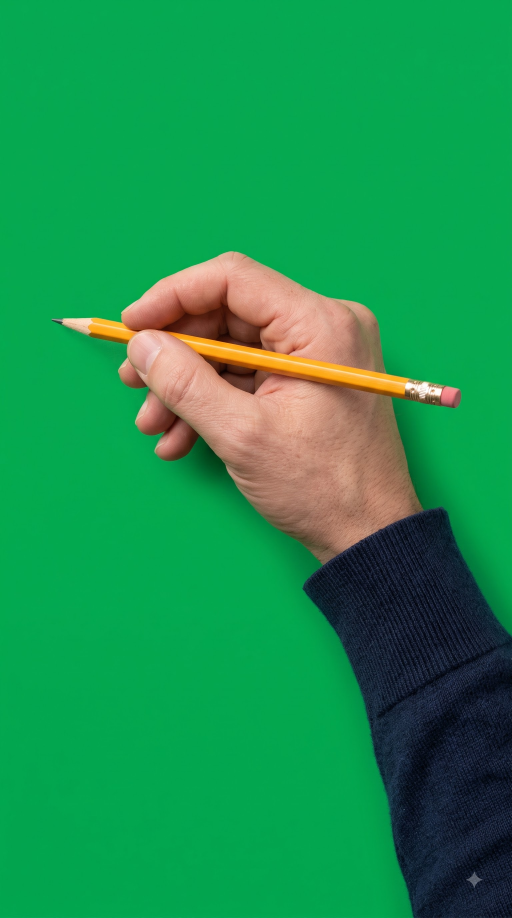
#> input picture studio/assets/hands/hand_down.jpg, 1536 x 2752 px, given in place of hand_down.jpg.jpg, which was not available (shown at 1/3 size)
$ python hand_cutout.py ../assets/hands/hand_down.jpg
#> lines starting #> are read from the running program, lines starting #| are printed output that depends on the picture; after the words box and inside, x2 and y2 are one past the last pixel; in counts of white or black regions, pixels touching at a corner belong together; pictures that were not available may be replaced by others from this repository, and a replacement may not be noted
"""Cut out a photoreal hand (green-screen image) for the sketch kit: studio/assets/hands/<name>.jpg -> <name>.png + hands.json.

    python3 studio/tools/hand_cutout.py hand_down hand_lifted

Chroma key on green dominance, green spill removed at the edges, the image generator's corner watermark painted out,
the sleeve's exit recorded (the engine draws the rest of the arm) (so the arm never ends on screen), downscaled by half.
hands.json records each image's pencil-tip pixel, which the kit pins to the line being drawn.
"""
import json, os, sys
import cv2, numpy as np

D = os.path.join(os.path.dirname(os.path.dirname(os.path.abspath(__file__))), "assets", "hands")
out = {}
for name in sys.argv[1:]:
    im = cv2.imread(os.path.join(D, name + ".jpg")).astype(np.float32)     # BGR
    h, w = im.shape[:2]
#> h = 2752; w = 1536
    b, g, r = im[..., 0], im[..., 1], im[..., 2]
    # the watermark: a small light-grey sparkle in the bottom-right corner
    lum = 0.3 * r + 0.59 * g + 0.11 * b
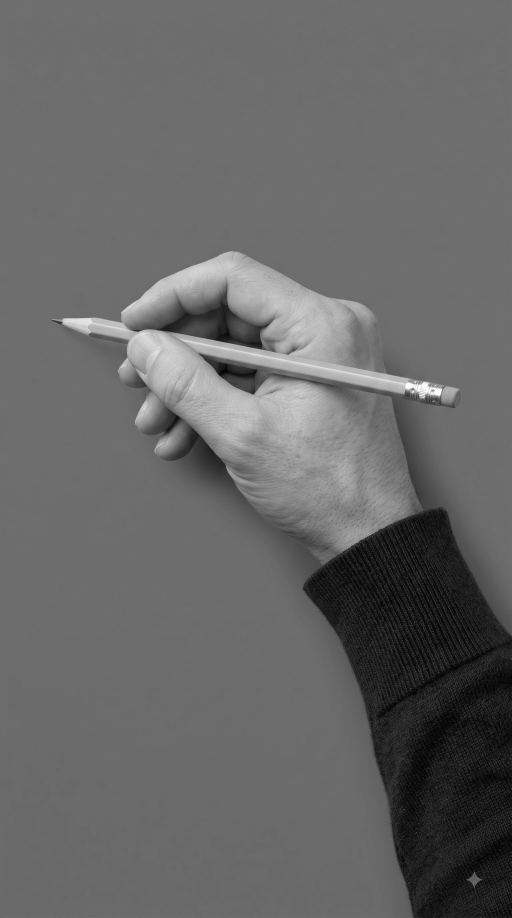
#> lum: shape (2752, 1536) float32 (shown at 1/3 size); min 0.44, max 255, mean 103.5
    star = (lum > 85) & (g - np.maximum(r, b) < 10)          # brighter than the navy sleeve, not green
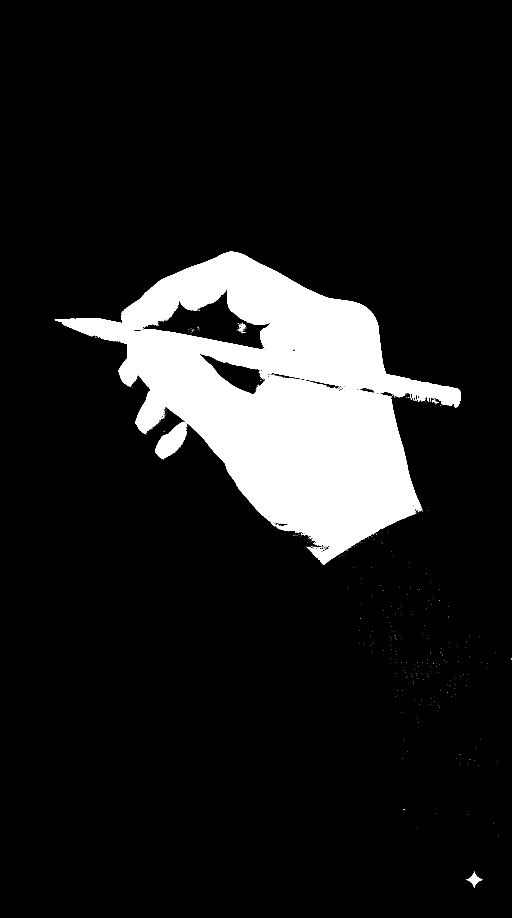
#> star: shape (2752, 1536) bool (shown at 1/3 size); 11.6% white; 413 white regions (407 under 20 px), largest, box (x1, y1, x2, y2) and area: (164, 755, 1383, 1695) 488575, (1399, 2615, 1447, 2663) 722, (713, 970, 737, 994) 145, (1296, 1197, 1317, 1209) 82, (939, 1641, 953, 1646) 24, (723, 995, 735, 999) 20
    star[: int(h * 0.9)] = False; star[:, : int(w * 0.85)] = False
#> after `star[:int(h * 0.9)] = False`:
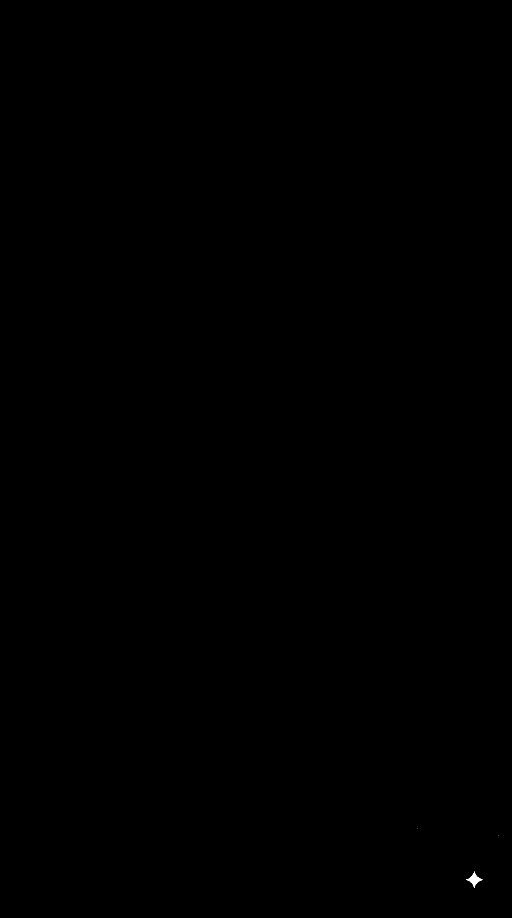
#> star: shape (2752, 1536) bool (shown at 1/3 size); 0.02% white; 3 white regions (2 under 20 px), largest, box (x1, y1, x2, y2) and area: (1399, 2615, 1447, 2663) 722
    m = np.zeros((h, w), np.uint8)
    if star.any():
        ys, xs = np.where(star)
#> ys = 723 values from 2506 to 2662; xs = 723 values, max 1494 at index 0, min 1399 at index 353, mean 1422.8
        m[max(0, ys.min() - 14): ys.max() + 14, max(0, xs.min() - 14): xs.max() + 14] = 255
        print(name, "watermark painted out at", xs.min(), ys.min(), xs.max(), ys.max())
#| ../assets/hands/hand_down.jpg watermark painted out at 1399 2506 1494 2662
    im = cv2.inpaint(np.clip(im, 0, 255).astype(np.uint8), m, 9, cv2.INPAINT_TELEA).astype(np.float32)
    b, g, r = im[..., 0], im[..., 1], im[..., 2]
    a = np.clip(1 - ((g - np.maximum(r, b)) - 18) / 40, 0, 1)
    a[m > 0] = np.maximum(a[m > 0], 0)
    im[..., 1] = np.minimum(g, np.maximum(r, b) * 1.03)                      # despill
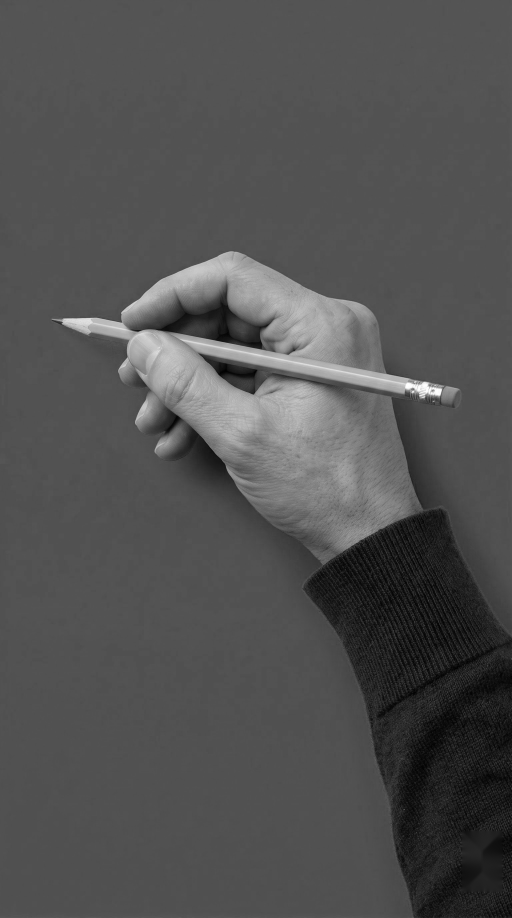
#> g: shape (2752, 1536) float32 (shown at 1/3 size); min 0, max 255, mean 82.1
    a = cv2.GaussianBlur(a, (3, 3), 0)
    soft = a < 0.6                                            # the green screen's soft shadow: keep it as a real shadow, not a pale halo
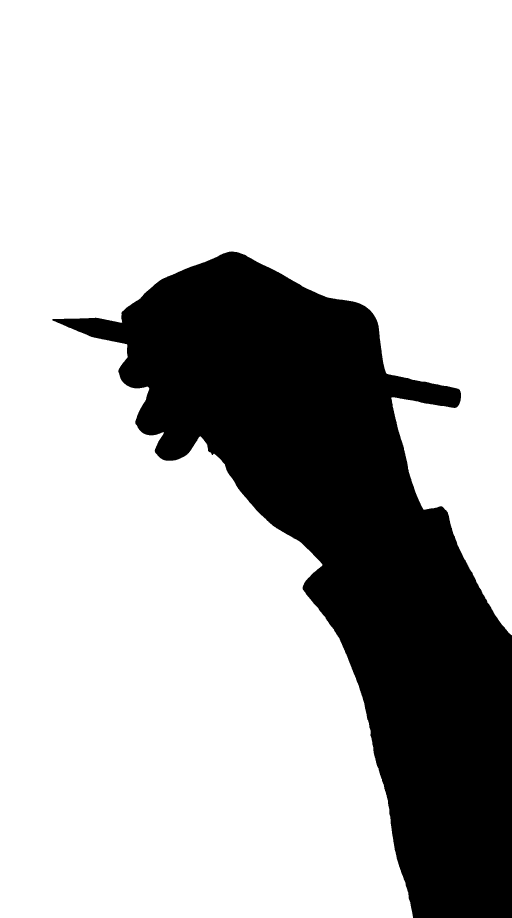
#> soft: shape (2752, 1536) bool (shown at 1/3 size); 75.5% white; 1 black region, box (x1, y1, x2, y2) and area: (157, 754, 1536, 2752) 1036136
    im[soft] = im[soft] * 0.15 + 12; a = np.where(soft, a * 0.55, a)
#> after `im[soft] = im[soft] * 0.15 + 12`:
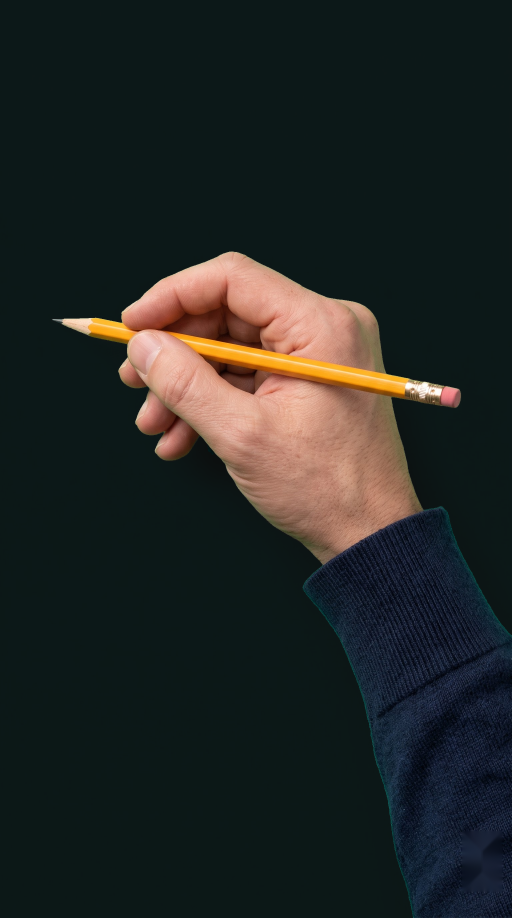
#> im: shape (2752, 1536, 3) float32 (shown at 1/3 size); mean B, G, R 35.9, 40.1, 37
    ys, xs = np.where(a > 0.6); i = np.argmin(xs); tip = (int(xs[i]), int(ys[i]))
#> after `i = np.argmin(xs)`: i = 89656
#> after `tip = (int(xs[i]), int(ys[i]))`: tip = (157, 958)
    rgba = np.dstack([im, a * 255]).clip(0, 255).astype(np.uint8)
    # the sleeve leaves the photo at its bottom and right edges: fade those edges, and record the exit so the engine can
    # draw the rest of the arm as a soft sleeve shape running off screen (stretching photo pixels made hard blocks)
    al = rgba[..., 3].astype(np.float32)
    bot = np.where(al[-1] > 128)[0]; rgt = np.where(al[:, -1] > 128)[0]
#> after `bot = np.where(al[-1] > 128)[0]`: bot = 297 values from 1239 to 1535
#> after `rgt = np.where(al[:, -1] > 128)[0]`: rgt = 846 values from 1906 to 2751
    xl = int(bot.min()) if len(bot) else w; yt = int(rgt.min()) if len(rgt) else h
#> after `xl = int(bot.min()) if len(bot) else w`: xl = 1239
#> after `yt = int(rgt.min()) if len(rgt) else h`: yt = 1906
    ramp = np.linspace(1, 0, 70)[:, None]
    al[-70:] *= ramp; al[:, -70:] *= ramp.T
    rgba[..., 3] = al.astype(np.uint8)
    sl = rgba[int(h * 0.85):, :, :3][al[int(h * 0.85):] > 200]
    col = sl.mean(axis=0) if len(sl) else np.array([60, 40, 30])          # BGR
#> col = [48.58, 30.56, 18.4]
    # a knit texture tile from the sleeve body (fully opaque, away from the edges), for the engine to continue the sleeve with
    ys2, xs2 = np.where(al > 250); m2 = (ys2 > h * 0.80) & (ys2 < h - 90) & (xs2 < w - 90)
    if m2.any():
        cyy, cxx = int(np.median(ys2[m2])), int(np.median(xs2[m2]))
#> cyy = 2411; cxx = 1305
        tile = rgba[max(0, cyy - 80): cyy + 80, max(0, cxx - 80): cxx + 80, :3]
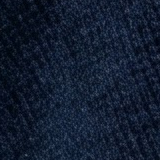
#> tile: shape (160, 160, 3); mean B, G, R 46.9, 28.3, 17.9
        cv2.imwrite(os.path.join(D, name + "_sleeve.png"), cv2.resize(tile, None, fx=0.5, fy=0.5, interpolation=cv2.INTER_AREA))
    cx, cy = (xl + w) / 2, h
#> cx = 1387.5; cy = 2752
    d = np.array([cx - tip[0], cy - tip[1]], dtype=float); d /= np.linalg.norm(d)
#> after `d = np.array([cx - tip[0], cy - tip[1]], dtype=float)`: d = [1230.5, 1794]
#> after `d /= np.linalg.norm(d)`: d = [0.566, 0.825]
    s = 0.5
    rgba = cv2.resize(rgba, None, fx=s, fy=s, interpolation=cv2.INTER_AREA)
#> rgba: shape (1376, 768, 4)
    cv2.imwrite(os.path.join(D, name + ".png"), rgba, [cv2.IMWRITE_PNG_COMPRESSION, 9])
    out[name] = {"file": name + ".png", "tip": [round(tip[0] * s), round(tip[1] * s)], "size": [rgba.shape[1], rgba.shape[0]],
                 "sleeve": {"bl": [round(xl * s), round(h * s)], "corner": [round(w * s), round(h * s)], "rt": [round(w * s), round(yt * s)],
                            "dir": [round(float(d[0]), 3), round(float(d[1]), 3)], "tile": name + "_sleeve.png", "color": "#%02x%02x%02x" % (int(col[2]), int(col[1]), int(col[0]))}}
    print(name, out[name])
#> (printed output is left out)
json.dump({"_doc": "Photoreal hand cut-outs for the sketch kit (studio/tools/hand_cutout.py). Source images: Nano Banana, made by the user 2026-10-08 (prompt in the chat log). tip = pencil-tip pixel.", "hands": out},
          open(os.path.join(D, "hands.json"), "w"), indent=1)
